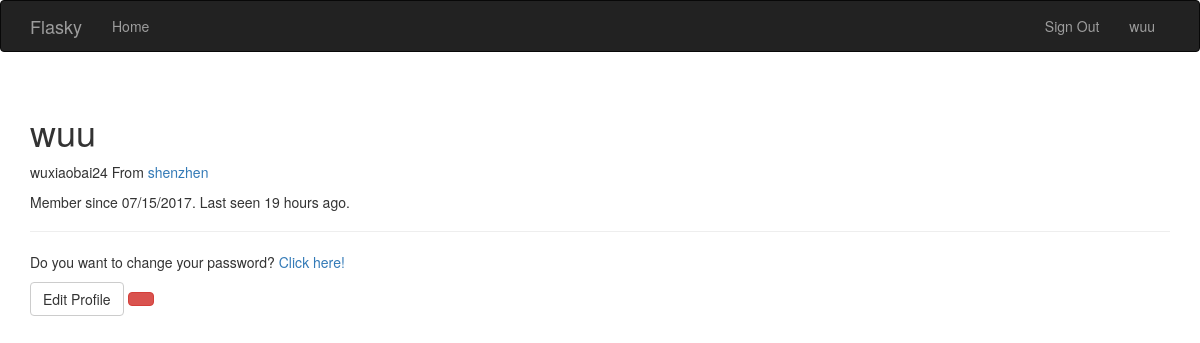
Page /user/wuu (signed in) on the committed database.
### app/models.py (models this page shows, shortened)
class User(UserMixin, db.Model):
    __tablename__ = 'users'
    id = db.Column(db.Integer, primary_key=True) #id 主键
    email = db.Column(db.String(64),unique=True, index=True) #邮箱
    username = db.Column(db.String(64),unique=True, index = True) # 昵称
    role_id = db.Column(db.Integer,db.ForeignKey('roles.id')) #role_id,外键
    password_hash = db.Column(db.String(128)) # 密码的hash值
    confirmed = db.Column(db.Boolean,default=False) #账户是否确认，用在认证中
    name = db.Column(db.String(64)) #真实姓名
    location = db.Column(db.String(64)) #住址
    about_me = db.Column(db.Text()) #介绍
    member_since = db.Column(db.DateTime(),default=datetime.utcnow)#注册时间
    last_seen = db.Column(db.DateTime(),default=datetime.utcnow)#最后访问的时间
    def can(self,permission):
        return self.role is not None and \
                (self.role.permission & permission) == permission
    def is_administrator(self):
        return self.can(Permission.ADMINSTER)
    @property
    def password(self):
        raise AttributeError('password is not a readable attribute.')

### app/main/views.py (the view)
@main.route('/user/<name>')
def user(name):
    user  = User.query.filter_by(username=name).first()
    if user is None:
        abort(404)
    return render_template('user.html',user=user)

### app/auth/views.py (called while the page is built)
@auth.before_app_request    #请求钩子
def befor_request():
    if current_user.is_authenticated \
        and not current_user.confirmed \
        and request.endpoint[:5] != 'auth.' \
        and request.endpoint != 'static':
        print("befor_request redirect!!!")
        return redirect(url_for('auth.unconfirmed'))

### app/main/__init__.py (called while the page is built)
@main.app_context_processor
def inject_permissions():
    return dict(Permission=Permission)

### app/models.py (called while the page is built)
@login_manager.user_loader
def load_user(user_id):
    return User.query.get(int(user_id)  )

### app/templates/user.html (shortened to what this page needs)
{% extends "base.html" %}
{% block page_content %}
<div class="page-header">
    <h1>{{ user.username }}</h1>
    {% if user.name or user.location %}
    <p>
      {% if user.name %}{{user.name}}{% endif %}
      {% if user.location %}
          From <a href="https://maps.google.com/?q={{user.location}}">
            {{user.location}}
          </a>
      {% endif %}
    </p>
    {% endif %}
    <p>
      Member since {{ moment(user.member_since).format('L') }}.
      Last seen {{moment(user.last_seen).fromNow() }}.
    </p>
</div>
<p>
  Do you want to change your password?
  <a href="{{ url_for('auth.change_password') }}">Click here!</a>
</p>
{% if user == current_user %}
<a class='btn btn-default' href="{{ url_for('.edit_profile')}}">
  Edit Profile
</a>
{% endif %}
{% if current_user.is_administrator() %}
    <a class="btn btn-danger"
      href="{{ url_for('.edit_profile_admin',id = user.id) }}">
    </a>
{% else %}
  <p>
    current_user.role is {{current_user.role }}.<br>
  </p>
{% endif %}
{% endblock %}

### app/templates/base.html (shortened to what this page needs)
{% extends "bootstrap/base.html" %}
{% block head %}
{{ super() }}
{% endblock %}
{% block navbar %}
<div class="navbar navbar-inverse" role="naigation">
    <div class="container">
        <div class="navbar-header">
            <a class="navbar-brand" href="/">Flasky</a>
        </div>
        <div class="navbar-collapse collapse">
            <ul class="nav navbar-nav">
                <li><a href="/">Home</a></li>
            </ul>
            <ul class = 'nav navbar-nav navbar-right'>
              {% if current_user.is_authenticated %}
                <li><a href="{{ url_for('auth.logout')}}">Sign Out</a></li>
                <li>
                  <a href="{{ url_for('main.user',name=current_user.username )}}">
                  {{ current_user.username }}
                  </a>
                </li>
              {% else %}
                <li><a href="{{ url_for('auth.login') }}">Sign In</a></li>
              {% endif %}
            </ul>
        </div>
      </div>
</div>
{% endblock %}
{% block content %}
<div class="container">
    {% block page_content %}{% endblock %}
</div>
{% endblock %}

### rows in the picture
User: username "wuu", name "wuxiaobai24", location "shenzhen", member_since "07/15/2017", last_seen "19 hours ago"
